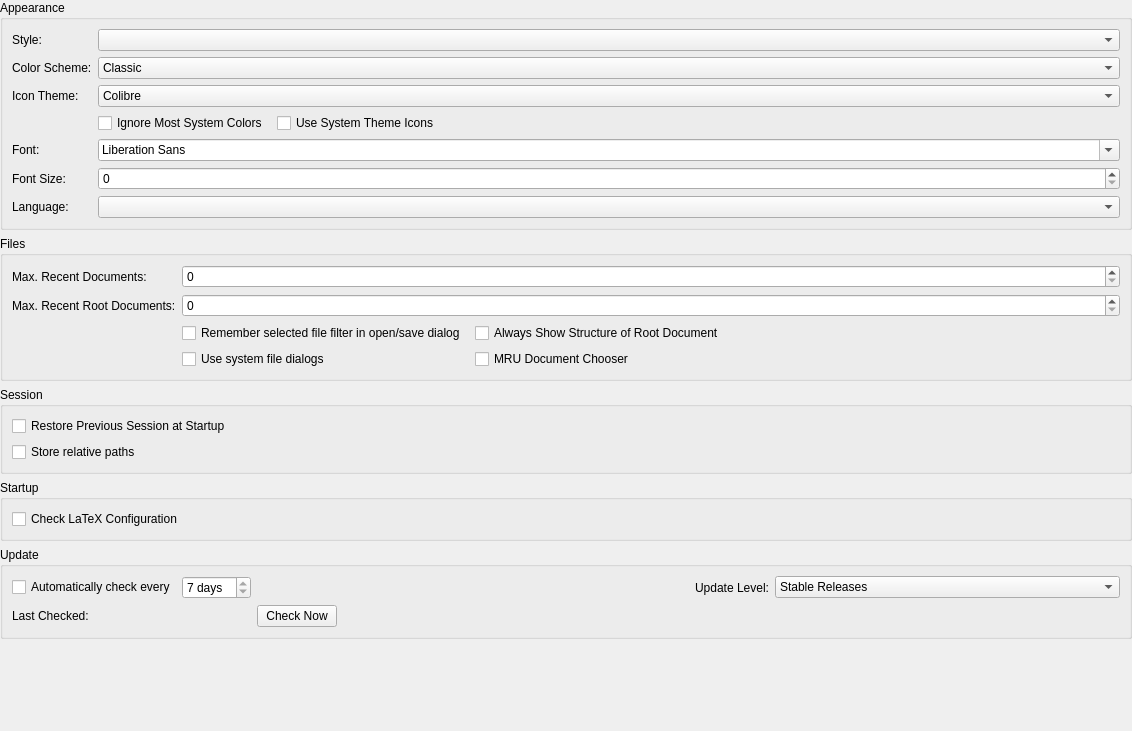
             <widget class="QWidget" name="scrollAreaWidgetContents">
              <property name="geometry">
               <rect>
                <x>0</x>
                <y>0</y>
                <width>1132</width>
                <height>731</height>
               </rect>
              </property>
              <layout class="QVBoxLayout" name="verticalLayout">
               <property name="leftMargin">
                <number>0</number>
               </property>
               <property name="topMargin">
                <number>0</number>
               </property>
               <property name="rightMargin">
                <number>0</number>
               </property>
               <property name="bottomMargin">
                <number>0</number>
               </property>
               <item>
                <widget class="QGroupBox" name="groupBox_Appearance">
                 <property name="title">
                  <string>Appearance</string>
                 </property>
                 <layout class="QGridLayout" columnstretch="0,0,1,0">
                  <item row="0" column="1" colspan="3">
                   <widget class="QComboBox" name="comboBoxInterfaceStyle">
                    <property name="sizePolicy">
                     <sizepolicy hsizetype="MinimumExpanding" vsizetype="Preferred">
                      <horstretch>0</horstretch>
                      <verstretch>0</verstretch>
                     </sizepolicy>
                    </property>
                   </widget>
                  </item>
                  <item row="1" column="0">
                   <widget class="QLabel" name="label_14">
                    <property name="text">
                     <string>Color Scheme:</string>
                    </property>
                   </widget>
                  </item>
                  <item row="5" column="1" colspan="3">
                   <widget class="QFontComboBox" name="comboBoxInterfaceFont">
                    <property name="sizePolicy">
                     <sizepolicy hsizetype="Expanding" vsizetype="Preferred">
                      <horstretch>0</horstretch>
                      <verstretch>0</verstretch>
                     </sizepolicy>
                    </property>
                   </widget>
                  </item>
                  <item row="10" column="1" colspan="3">
                   <widget class="QComboBox" name="comboBoxLanguage">
                    <property name="sizePolicy">
                     <sizepolicy hsizetype="Expanding" vsizetype="Preferred">
                      <horstretch>0</horstretch>
                      <verstretch>0</verstretch>
                     </sizepolicy>
                    </property>
                   </widget>
                  </item>
                  <item row="0" column="0">
                   <widget class="QLabel" name="label_3">
                    <property name="sizePolicy">
                     <sizepolicy hsizetype="Minimum" vsizetype="Preferred">
                      <horstretch>0</horstretch>
                      <verstretch>0</verstretch>
                     </sizepolicy>
                    </property>
                    <property name="text">
                     <string>Style:</string>
                    </property>
                   </widget>
                  </item>
                  <item row="6" column="1" colspan="3">
                   <widget class="QSpinBox" name="spinBoxInterfaceFontSize">
                    <property name="sizePolicy">
                     <sizepolicy hsizetype="Expanding" vsizetype="Preferred">
                      <horstretch>0</horstretch>
                      <verstretch>0</verstretch>
                     </sizepolicy>
                    </property>
                   </widget>
                  </item>
                  <item row="10" column="0">
                   <widget class="QLabel" name="label_9">
                    <property name="sizePolicy">
                     <sizepolicy hsizetype="Minimum" vsizetype="Preferred">
                      <horstretch>0</horstretch>
                      <verstretch>0</verstretch>
                     </sizepolicy>
                    </property>
                    <property name="text">
                     <string>Language:</string>
                    </property>
                   </widget>
                  </item>
                  <item row="5" column="0">
                   <widget class="QLabel" name="label_5">
                    <property name="sizePolicy">
                     <sizepolicy hsizetype="Minimum" vsizetype="Preferred">
                      <horstretch>0</horstretch>
                      <verstretch>0</verstretch>
                     </sizepolicy>
                    </property>
                    <property name="text">
                     <string>Font:</string>
                    </property>
                   </widget>
                  </item>
                  <item row="1" column="1" colspan="3">
                   <widget class="QComboBox" name="comboBoxInterfaceModernStyle">
                    <item>
                     <property name="text">
                      <string>Classic</string>
                     </property>
                    </item>
                    <item>
                     <property name="text">
                      <string>Modern</string>
                     </property>
                    </item>
                    <item>
                     <property name="text">
                      <string>Modern - dark</string>
                     </property>
                    </item>
                   </widget>
                  </item>
                  <item row="6" column="0">
                   <widget class="QLabel" name="label_7">
                    <property name="sizePolicy">
                     <sizepolicy hsizetype="Minimum" vsizetype="Preferred">
                      <horstretch>0</horstretch>
                      <verstretch>0</verstretch>
                     </sizepolicy>
                    </property>
                    <property name="text">
                     <string>Font Size:</string>
                    </property>
                   </widget>
                  </item>
                  <item row="4" column="1" colspan="3">
                   <layout class="QHBoxLayout">
                    <property name="spacing">
                     <number>9</number>
                    </property>
                    <item>
                     <widget class="QCheckBox" name="checkBoxUseTexmakerPalette">
                      <property name="text">
                       <string>Ignore Most System Colors</string>
                      </property>
                      <property name="advancedOption" stdset="0">
                       <bool>true</bool>
                      </property>
                     </widget>
                    </item>
                    <item>
                     <widget class="QCheckBox" name="checkBoxUseSystemTheme">
                      <property name="text">
                       <string>Use System Theme Icons</string>
                      </property>
                      <property name="advancedOption" stdset="0">
                       <bool>true</bool>
                      </property>
                     </widget>
                    </item>
                    <item>
                     <spacer>
                      <property name="orientation">
                       <enum>Qt::Orientation::Horizontal</enum>
                      </property>
                      <property name="sizeHint" stdset="0">
                       <size>
                        <width>40</width>
                        <height>0</height>
                       </size>
                      </property>
                     </spacer>
                    </item>
                   </layout>
                  </item>
                  <item row="2" column="0">
                   <widget class="QLabel" name="label_27">
                    <property name="text">
                     <string>Icon Theme:</string>
                    </property>
                   </widget>
                  </item>
                  <item row="2" column="1" colspan="3">
                   <widget class="QComboBox" name="comboBoxInterfaceIconTheme">
                    <item>
                     <property name="text">
                      <string>Colibre</string>
                     </property>
                    </item>
                    <item>
                     <property name="text">
                      <string>Oxygen Modern</string>
                     </property>
                    </item>
                    <item>
                     <property name="text">
                      <string>Oxygen Classic</string>
                     </property>
                    </item>
                   </widget>
                  </item>
                 </layout>
                </widget>
               </item>
               <item>
                <widget class="QGroupBox" name="groupBox_Files">
                 <property name="title">
                  <string>Files</string>
                 </property>
                 <property name="advancedOption" stdset="0">
                  <bool>true</bool>
                 </property>
                 <layout class="QGridLayout" columnstretch="0,0,1">
                  <item row="2" column="0">
                   <widget class="QLabel" name="label_10">
                    <property name="sizePolicy">
                     <sizepolicy hsizetype="Minimum" vsizetype="Preferred">
                      <horstretch>0</horstretch>
                      <verstretch>0</verstretch>
                     </sizepolicy>
                    </property>
                    <property name="text">
                     <string>Max. Recent Root Documents:</string>
                    </property>
                   </widget>
                  </item>
                  <item row="4" column="1">
                   <widget class="QCheckBox" name="checkBoxRememberFileFilter">
                    <property name="text">
                     <string>Remember selected file filter in open/save dialog </string>
                    </property>
                    <property name="advancedOption" stdset="0">
                     <bool>true</bool>
                    </property>
                   </widget>
                  </item>
                  <item row="2" column="1" colspan="2">
                   <widget class="QSpinBox" name="spinBoxMaxRecentProjects">
                    <property name="sizePolicy">
                     <sizepolicy hsizetype="Expanding" vsizetype="Preferred">
                      <horstretch>0</horstretch>
                      <verstretch>0</verstretch>
                     </sizepolicy>
                    </property>
                    <property name="maximum">
                     <number>10000</number>
                    </property>
                   </widget>
                  </item>
                  <item row="1" column="0">
                   <widget class="QLabel" name="label_8">
                    <property name="sizePolicy">
                     <sizepolicy hsizetype="Minimum" vsizetype="Preferred">
                      <horstretch>0</horstretch>
                      <verstretch>0</verstretch>
                     </sizepolicy>
                    </property>
                    <property name="text">
                     <string>Max. Recent Documents:</string>
                    </property>
                   </widget>
                  </item>
                  <item row="1" column="1" colspan="2">
                   <widget class="QSpinBox" name="spinBoxMaxRecentFiles">
                    <property name="sizePolicy">
                     <sizepolicy hsizetype="Expanding" vsizetype="Preferred">
                      <horstretch>0</horstretch>
                      <verstretch>0</verstretch>
                     </sizepolicy>
                    </property>
                    <property name="maximum">
                     <number>10000</number>
                    </property>
                   </widget>
                  </item>
                  <item row="6" column="1">
                   <widget class="QCheckBox" name="checkBoxUseNativeFileDialog">
                    <property name="text">
                     <string>Use system file dialogs</string>
                    </property>
                   </widget>
                  </item>
                  <item row="4" column="2">
                   <widget class="QCheckBox" name="checkBoxParseRootDoc">
                    <property name="text">
                     <string>Always Show Structure of Root Document</string>
                    </property>
                    <property name="advancedOption" stdset="0">
                     <bool>true</bool>
                    </property>
                   </widget>
                  </item>
                  <item row="6" column="2">
                   <widget class="QCheckBox" name="checkBoxMRUDocumentChooser">
                    <property name="text">
                     <string>MRU Document Chooser</string>
                    </property>
                    <property name="advancedOption" stdset="0">
                     <bool>true</bool>
                    </property>
                   </widget>
                  </item>
                 </layout>
                </widget>
               </item>
               <item>
                <widget class="QGroupBox" name="groupBox_Session">
                 <property name="title">
                  <string>Session</string>
                 </property>
                 <property name="advancedOption" stdset="0">
                  <bool>true</bool>
                 </property>
                 <layout class="QVBoxLayout" name="verticalLayout_10">
                  <item>
                   <widget class="QCheckBox" name="checkBoxRestoreSession">
                    <property name="text">
                     <string>Restore Previous Session at Startup</string>
                    </property>
                   </widget>
                  </item>
                  <item>
                   <widget class="QCheckBox" name="checkBoxSessionStoreRelativePaths">
                    <property name="text">
                     <string>Store relative paths</string>
                    </property>
                    <property name="advancedOption" stdset="0">
                     <bool>true</bool>
                    </property>
                   </widget>
                  </item>
                 </layout>
                </widget>
               </item>
               <item>
                <widget class="QGroupBox" name="groupBox_Startup">
                 <property name="title">
                  <string>Startup</string>
                 </property>
                 <layout class="QVBoxLayout" name="verticalLayout_14">
                  <item>
                   <widget class="QCheckBox" name="checkBoxCheckLatexConfiguration">
                    <property name="text">
                     <string>Check LaTeX Configuration</string>
                    </property>
                   </widget>
                  </item>
                 </layout>
                </widget>
               </item>
               <item>
                <widget class="QGroupBox" name="groupBox_Update">
                 <property name="title">
                  <string>Update</string>
                 </property>
                 <layout class="QGridLayout" name="gridLayout03">
                  <item row="0" column="6">
                   <widget class="QComboBox" name="comboBoxUpdateLevel">
                    <property name="sizePolicy">
                     <sizepolicy hsizetype="Expanding" vsizetype="Fixed">
                      <horstretch>0</horstretch>
                      <verstretch>0</verstretch>
                     </sizepolicy>
                    </property>
                    <property name="toolTip">
                     <string>Defines the kinds of update notifications you will receive:
- Stable Releases: Choose this if stability is most important to you.
- Release Candidates: Are close to a future release in terms of features and stability. Choose this to get previews of future releases and help us by testing the version before it's been published as an official release. (Stable releases are notifed as well)
- Development Versions: Contain the latest features, but might be unstable. (Stable releases and release candidates are notified as well).</string>
                    </property>
                    <item>
                     <property name="text">
                      <string>Stable Releases</string>
                     </property>
                    </item>
                    <item>
                     <property name="text">
                      <string>Release Candidates</string>
                     </property>
                    </item>
                    <item>
                     <property name="text">
                      <string>Development Versions</string>
                     </property>
                    </item>
                   </widget>
                  </item>
                  <item row="1" column="4">
                   <spacer name="horizontalSpacer_7">
                    <property name="orientation">
                     <enum>Qt::Orientation::Horizontal</enum>
                    </property>
                    <property name="sizeHint" stdset="0">
                     <size>
                      <width>40</width>
                      <height>20</height>
                     </size>
                    </property>
                   </spacer>
                  </item>
                  <item row="1" column="3">
                   <widget class="QPushButton" name="pushButtonUpdateCheckNow">
                    <property name="text">
                     <string>Check Now</string>
                    </property>
                   </widget>
                  </item>
                  <item row="0" column="3" colspan="2">
                   <spacer name="horizontalSpacer_4">
                    <property name="orientation">
                     <enum>Qt::Orientation::Horizontal</enum>
                    </property>
                    <property name="sizeHint" stdset="0">
                     <size>
                      <width>40</width>
                      <height>20</height>
                     </size>
                    </property>
                   </spacer>
                  </item>
                  <item row="1" column="1">
                   <widget class="QLabel" name="labelUpdateCheckDate">
                    <property name="text">
                     <string notr="true">&lt;checkDate&gt;</string>
                    </property>
                   </widget>
                  </item>
                  <item row="1" column="0">
                   <widget class="QLabel" name="label_56">
                    <property name="text">
                     <string>Last Checked:</string>
                    </property>
                   </widget>
                  </item>
                  <item row="0" column="1">
                   <widget class="QSpinBox" name="spinBoxAutoUpdateCheckIntervalDays">
                    <property name="suffix">
                     <string> days</string>
                    </property>
                    <property name="minimum">
                     <number>0</number>
                    </property>
                    <property name="value">
                     <number>7</number>
                    </property>
                    <property name="readOnly">
                      <bool>true</bool>
                    </property> 
                   </widget>
                  </item>
                  <item row="0" column="0">
                   <widget class="QCheckBox" name="checkBoxAutoUpdateCheck">
                    <property name="text">
                     <string>Automatically check every</string>
                    </property>
                    <property name="checkable">
                      <bool>false</bool>
                    </property>
                   </widget>
                  </item>
                  <item row="0" column="5">
                   <widget class="QLabel" name="label_74">
                    <property name="text">
                     <string>Update Level:</string>
                    </property>
                   </widget>
                  </item>
                 </layout>
                </widget>
               </item>
               <item>
                <spacer>
                 <property name="orientation">
                  <enum>Qt::Orientation::Vertical</enum>
                 </property>
                 <property name="sizeType">
                  <enum>QSizePolicy::Policy::MinimumExpanding</enum>
                 </property>
                 <property name="sizeHint" stdset="0">
                  <size>
                   <width>20</width>
                   <height>0</height>
                  </size>
                 </property>
                </spacer>
               </item>
              </layout>
             </widget>
